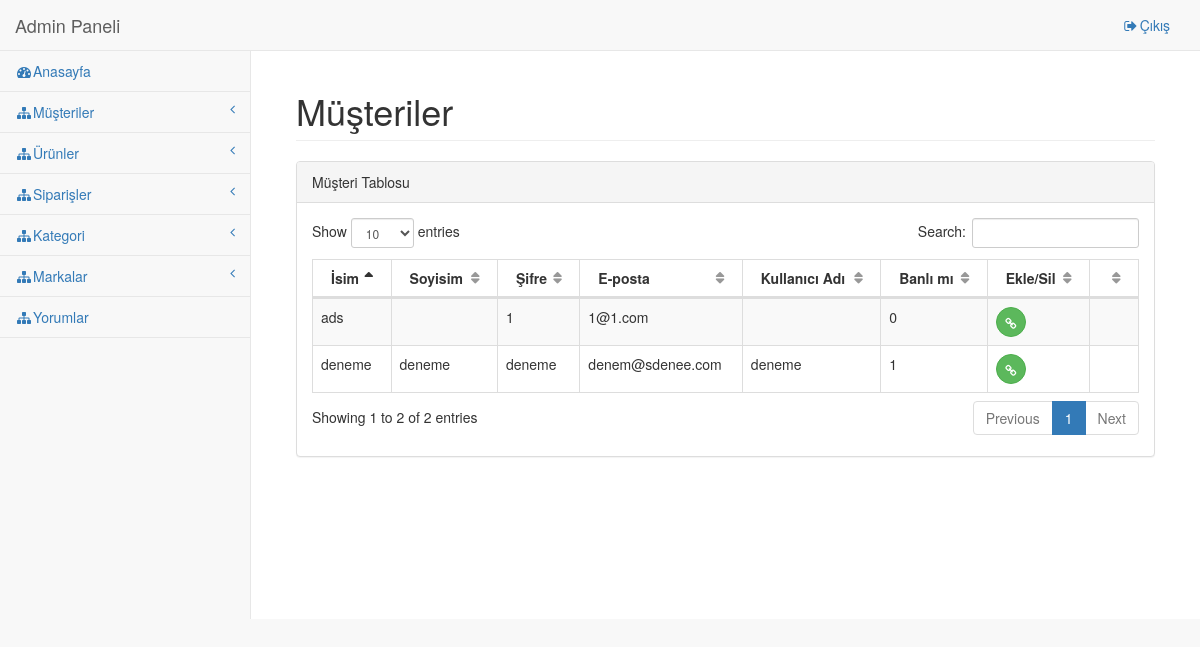
The page /adminpanel/page/customer/list on the database its author committed.
### tables this page shows
CREATE TABLE `users` (
  `id` int(11) NOT NULL,
  `name` varchar(20) DEFAULT NULL,
  `surname` varchar(20) DEFAULT NULL,
  `password` varchar(6) DEFAULT NULL,
  `email` text,
  `username` varchar(10) DEFAULT NULL,
  `banned` int(11) DEFAULT '0'
);

### application/controllers/Adminpanel.php (called while the page is built, shortened)
<?php
class AdminPanel extends CI_Controller {
	function __construct(){
		$this->load->database();
	}
	function page($folder, $file){
		$data['admins'] = $this->db->get('admin')->result();
		$data['customers'] = $this->db->get('users')->result();
		$data['products'] = $this->db->query("select product.id as id,detail,product.name as name, product.price as price, brands.name as brand,categories.name as category from product inner join brands on product.brand_id=brands.id inner join categories on categories.id=product.category_id")->result();
		$data['orders'] = $this->db->query("select users.name, total,orders.state as state from orders inner join users on users.id =orders.user_id")->result();
		$data['categories'] = $this->db->get('categories')->result();
		$data['comments'] = $this->db->get('comments')->result();
		$data['brands'] = $this->db->get('brands')->result();
		$this->load->view('panel/'.$folder.'/'.$file, $data);
	}
}

### index.php (called while the page is built, shortened)
<?php
require_once BASEPATH.'core/CodeIgniter.php';

### application/views/panel/customer/list.php (the view, shortened to what this page needs)
 <link href="<?=site_url('vendor/bootstrap/css/bootstrap.min.css')?>" rel="stylesheet">
    <link href="<?=site_url('vendor/metisMenu/metisMenu.min.css')?>" rel="stylesheet">
    <link href="<?=site_url('vendor/datatables-plugins/dataTables.bootstrap.css')?>" rel="stylesheet">
    <link href="<?=site_url('vendor/datatables-responsive/dataTables.responsive.css')?>" rel="stylesheet">
    <link href="<?=site_url('dist/css/sb-admin-2.css')?>" rel="stylesheet">
  <link href="<?=site_url('vendor/font-awesome/css/font-awesome.min.css')?>" rel="stylesheet" type="text/css">
                 <div class="row">
                    <div class="col-lg-12">
                        <h1 class="page-header">Müşteriler</h1>
                    </div>
                </div>
            <div class="row">
                <div class="col-lg-12">
                    <div class="panel panel-default">
                        <div class="panel-heading">
                            Müşteri Tablosu
                        </div>
                        <div class="panel-body">
                            <table width="100%" class="table table-striped table-bordered table-hover" id="dataTables-example">
                                <thead>
                                    <tr>
                                        <th>İsim</th>
                                        <th>Soyisim</th>
                                        <th>Şifre</th>
                                        <th>E-posta</th>
                                        <th>Kullanıcı Adı</th>
                                        <th>Banlı mı</th>
                                        <th>Ekle/Sil<th>
                                    </tr>
                                </thead>
                                <tbody>
                                    <?php foreach ($customers as $customer) :?>
                                    <tr class="gradeX">
                                        <td><?=$customer->name?></td>
                                        <td><?=$customer->surname?></td>
                                        <td><?=$customer->password?></td>
                                        <td><?=$customer->email?></td>
                                        <td><?=$customer->username?></td>
                                        <td><?=$customer->banned?></td>
                                        <td><a href="<?=site_url('adminpanel/update/customer/'.$customer->id)?>" class="btn btn-success btn-circle"><i class="fa fa-link"></i></a>
                                        <td>
                                    </tr>
                                    <?php endforeach;?>
                                </tbody>
                            </table>
                        </div>
                    </div>
                </div>
            </div>
           </div>
    </body>
</html>

### rows shown on the page
users: name "deneme", surname "deneme", password "deneme", email "denem@sdenee.com", username "deneme", banned "1"
users: name "ads", password "1", email "1@1.com", banned "0"
